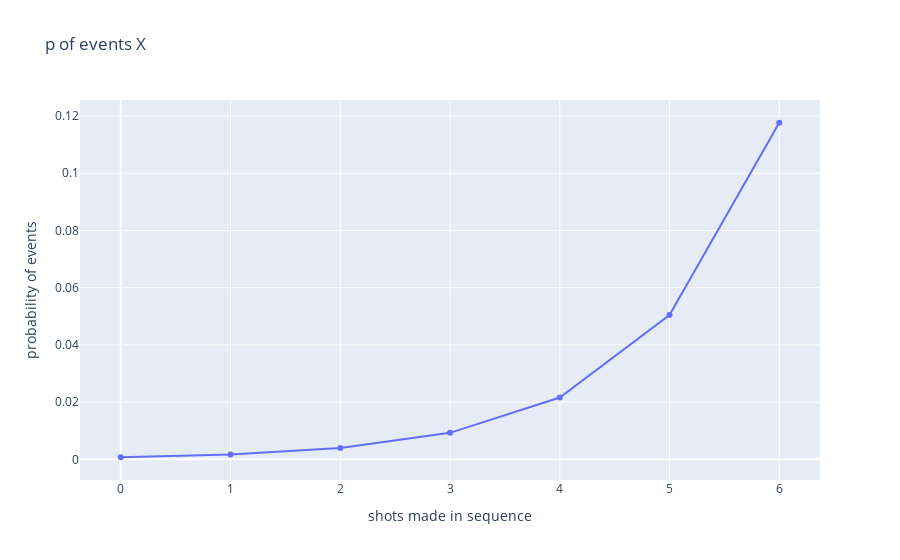

Notebook source saved alongside this figure:
### Code cell
import plotly.graph_objects as go
scatter = go.Scatter(x = made_shots, y = probs)
go.Figure(scatter, {'title': 'p of events X', 'xaxis': {'title': 'shots made in sequence'}, 'yaxis': {'title': 'probability of events'}})

### Figure 1 — Plotly figure (JSON) as saved in the notebook; plotly's stock layout.template omitted (floating-point values rounded to 4 significant figures)
{"data": [{"type": "scatter", "x": [0, 1, 2, 3, 4, 5, 6], "y": [0.000729, 0.001701, 0.003969, 0.009261, 0.02161, 0.05042, 0.1176]}], "layout": {"autosize": true, "title": {"text": "p of events X"}, "xaxis": {"autorange": true, "range": [-0.3729, 6.373], "title": {"text": "shots made in sequence"}, "type": "linear"}, "yaxis": {"autorange": true, "range": [-0.007835, 0.1262], "title": {"text": "probability of events"}, "type": "linear"}}}
